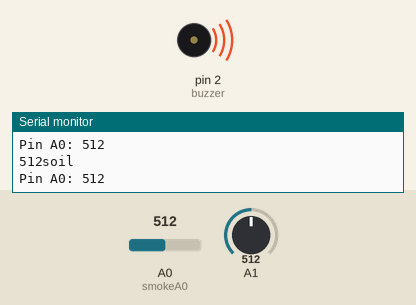
A sketch run on a simulated Arduino Uno, built with avr-gcc and run on an emulated ATmega328P. Parts: buzzer (waves = sounding, pin HIGH), the last lines printed to the serial monitor. Inputs (shaded band) come from the test bench; at power-on: A0 (smokeA0) = 512, A1 = 512.

Above: at 2.64 s.
3.0 s: A0 (smokeA0) set to 493
At 3.6 s:
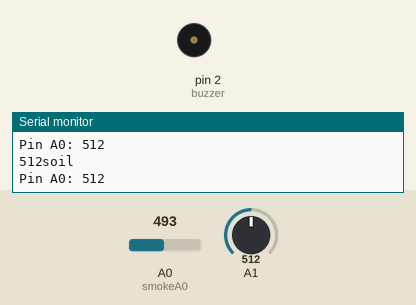
5.8 s: A0 (smokeA0) set to 510
At 6.74 s:
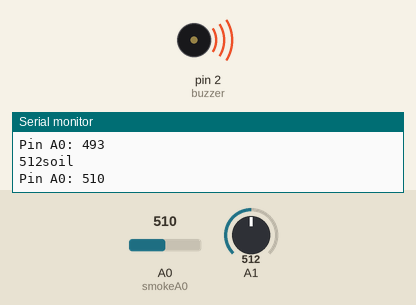
9.3 s: A0 (smokeA0) set to 490
At 10.8 s:
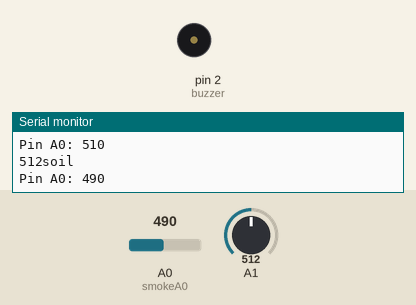
12.1 s: A0 (smokeA0) set to 511
At 12.56 s:
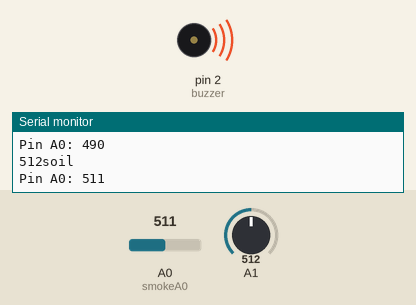
Timing chart, 0 to 16.6 s (numbered marks = the images above; inputs shaded):
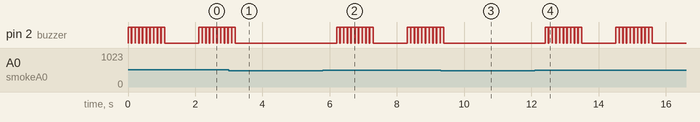

Measured:
- the behaviour switches between 501 and 500 on A0 (smokeA0) (found by bisection; images 0 and 1)
- after the input at 3.0 s, pin 2 (buzzer): goes on until 3.2 s, then stays LOW
- after the input at 5.8 s, pin 2 (buzzer): goes 9 × (HIGH 0.10 s, LOW 0.01 s), HIGH 0.10 s, LOW 1.0 s, 9 × (HIGH 0.10 s, LOW 0.01 s), then HIGH, starting after 0.40 s
- after the input at 9.3 s, pin 2 (buzzer): goes on until 9.4 s, then stays LOW
- after the input at 12.1 s, pin 2 (buzzer): goes 9 × (HIGH 0.10 s, LOW 0.01 s), HIGH 0.10 s, LOW 1.0 s, 9 × (HIGH 0.10 s, LOW 0.01 s), HIGH 0.10 s, then LOW, starting after 0.31 s

The sketch:

soil_smoke.ino
```cpp
int smokeA0 = A0;
int buzzer = 2;
void setup() {
  // initialize serial communication at 9600 bits per second:
  Serial.begin(9600);
  pinMode(buzzer,HIGH);
  digitalWrite(buzzer,LOW);
}

// the loop routine runs over and over again forever:
void loop() {
  // read the input on analog pin 0:
  int sensorValue = analogRead(A1);
  // print out the value you read:
  Serial.print(sensorValue);Serial.print("soil");
  Serial.println();
    int analogSensor = analogRead(smokeA0);
  Serial.print("Pin A0: ");Serial.print(analogSensor);
  Serial.println();
  if(analogSensor>500)
  {
    alarm();
  }

  delay(1000);        // delay in between reads for stability
}
void alarm()
{
  for(int i=0;i<10;i++)
  {
    digitalWrite(buzzer,HIGH);
    delay(100);
    digitalWrite(buzzer,LOW);
    delay(10);
  }
}
```
